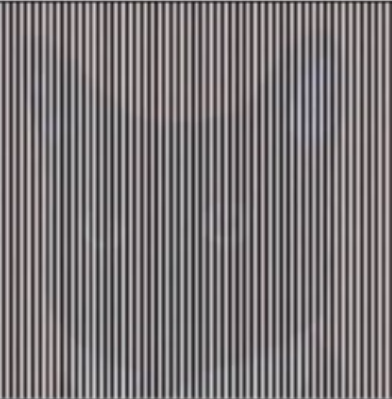
#> input picture Texture-Segmentation/data/cat.png, 392 x 399 px
$ jupyter execute --allow-errors notebook.ipynb   (older library calls are emulated)
#> lines starting #> are read from the running program, lines starting #| are printed output that depends on the picture
<h1 align=center style="line-height:200%;font-family:vazir;color:#0099cc">
<font face="vazir" color="#0099cc">
پنهان در بافت
</font>
</h1>

<h2 align=right style="line-height:200%;font-family:vazir;color:#0099cc">
<font face="vazir" color="#0099cc">
    توضیحات
</font>
</h2>

<p dir=rtl style="direction: rtl;text-align: right;line-height:200%;font-family:vazir;font-size:medium">
<font face="vazir" size=3>
در این تمرین قصد داریم تا با استفاده از فیلترگابور که در تمرینات قبلی با آن آشنا شدیم، اشیائی را در تصویر شناسایی کنیم. در ادامه با جزئیات این تمرین آشنا خواهیم شد.
</font>
</p>

[cell 1]
import cv2
import numpy as np
from matplotlib import pyplot as plt

<h2 align=right style="line-height:200%;font-family:vazir;color:#0099cc">
<font face="vazir" color="#0099cc">
مرحله اول: یافتن گربه
</font>
</h2>

<p dir=rtl style="direction: rtl;text-align: right;line-height:200%;font-family:vazir;font-size:medium">
<font face="vazir" size=3>
در این مرحله از تمرین باید یک گربه را که در تصویر پنهان شده است، نمایان کنید. در ادامه با بخش های مختلف این مرحله آشنا خواهید شد.
</font>
</p>

<h3 align=right style="line-height:200%;font-family:vazir;color:#0099cc">
<font face="vazir" color="#0099cc">
بخش اول: وارد کردن تصویر
</font>
</h3>

<p dir=rtl style="direction: rtl;text-align: right;line-height:200%;font-family:vazir;font-size:medium">
<font face="vazir" size=3>
در ابتدا تصویر را زیر را وارد کنید. دقت کنید که تصویر را در حوزه خاکستری باید بخوانید.
<br>
data/cat.png
<br>
دقت کنید که در این تصویر یک گربه پنهان شده است. در این مرحله هنوز قادر به مشاهده ای شی در تصویر نیستیم. در ادامه با انجام عملیات خاصی این شی شناسایی خواهد شد.
</font>
</p>

[cell 2]
img_cat = cv2.imread('data/cat.png', cv2.IMREAD_GRAYSCALE)
#> img_cat: shape (399, 392); min 32, max 208, mean 118.4

<h3 align=right style="line-height:200%;font-family:vazir;color:#0099cc">
<font face="vazir" color="#0099cc">
بخش دوم: اعمال فیلتر گابور
</font>
</h3>

<p dir=rtl style="direction: rtl;text-align: right;line-height:200%;font-family:vazir;font-size:medium">
<font face="vazir" size=3>
حال باید یک فیلتر گابور را بر تصویر خود اعمال کنید. توجه کنید که فیلتر گابور دارای پارامترهای زیادی است. بخشی از پارامترها به واسطه ما تعیین شده اند. بخش دیگر برعهده شما است که مقدار آن را تعیین کنید و ببنید که با کدام ترکیب پارامترها گربه پنهان شده بهتر ظاهر می شود.
</font>
</p>

$$\text{kernel size} = [10 \times 10, 15 \times 15]$$
$$\sigma = [6, 7, 8]$$
$$\theta = 0$$
$$\lambda = 5$$
$$\gamma = 0.2 \times 0.9$$

[cell 3]
kernel_sizes_cat = [10, 15]
sigmas_cat = [6, 7, 8]
theta_cat = 0
lambda_cat = 5
gamma_cat = 0.18
check_res = []
filtered_images = []
best_var_cat = -1
best_img_cat = None

def apply_gabor(img, kernel_size, sigma, theta, lambd, gamma):
    kernel = cv2.getGaborKernel((kernel_size,kernel_size), sigma, theta, lambd, gamma, 0, ktype=cv2.CV_32F)
    filtered_img = cv2.filter2D(img, cv2.CV_32F, kernel)
    filtered_img = cv2.normalize(filtered_img, None, 0, 255, cv2.NORM_MINMAX)
    return filtered_img.astype(np.uint8)

plt.figure(figsize=(12, 8))
i = 1
for ksize in kernel_sizes_cat:
    for sigma in sigmas_cat:
        filtered = apply_gabor(img_cat, ksize, sigma, theta_cat, lambda_cat, gamma_cat)
        variance = np.var(filtered)
        if variance > best_var_cat:
            best_var_cat = variance
            best_img_cat = filtered
            best_params_cat = (ksize, sigma)
        plt.subplot(len(kernel_sizes_cat), len(sigmas_cat), i)
        plt.title(f'k={ksize}, sigma={sigma}\nvar={variance:.2f}')
        plt.imshow(filtered, cmap='gray')
        plt.axis('off')
        i +=1
#> this loop made 2 passes
#> pass 1, in apply_gabor, `filtered_img = cv2.filter2D(img, cv2.CV_32F, kernel)`:
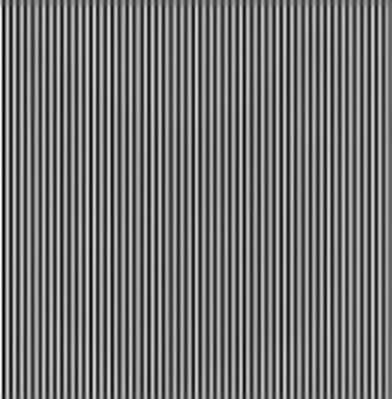
#> filtered_img: shape (399, 392) float32; min -1069.7, max 2908.8, mean 727.2; drawn with min black and max white
#> after the loop:
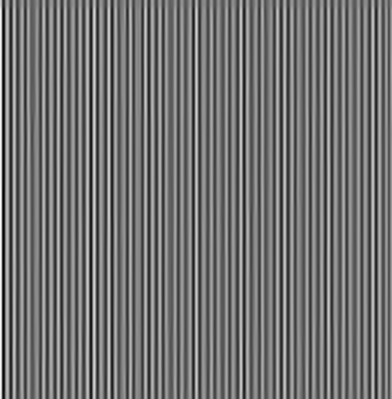
#> filtered: shape (399, 392); min 0, max 254, mean 114
#> after the loop, best_params_cat = (10, 6); best_var_cat = 3395.4; i = 7
plt.suptitle('Filter responses for cat.png')
plt.show()
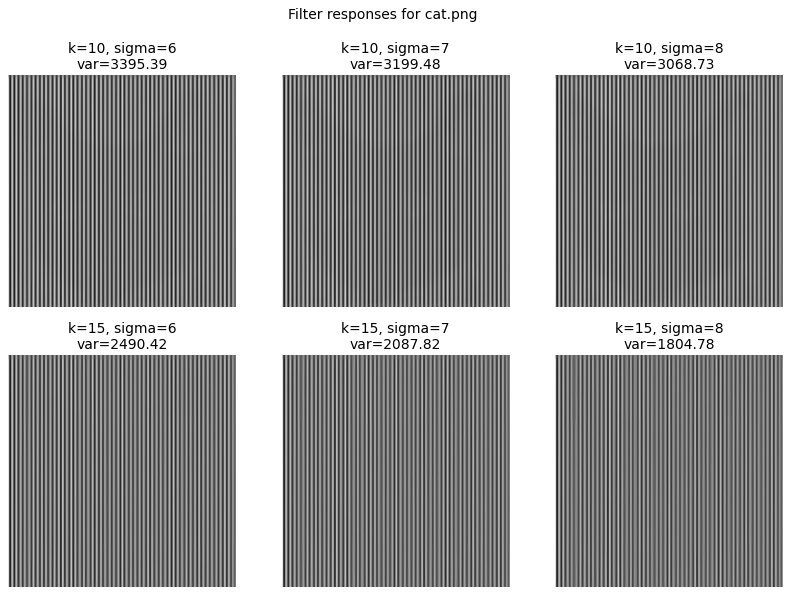
#> figure drawn by matplotlib, 6 panels
print(check_res)

<h3 align=right style="line-height:200%;font-family:vazir;color:#0099cc">
<font face="vazir" color="#0099cc">
بخش سوم: ذخیره‌سازی
</font>
</h3>

<p dir=rtl style="direction: rtl;text-align: right;line-height:200%;font-family:vazir;font-size:medium">
<font face="vazir" size=3>
پس از اینکه گربه موجود در تصویر شناسایی شد، حال نوبت به آن است که تصویر خود را ذخیره کنید. دقت کنید که حتما تصویر را به حوزه رنگی RGB منتقل کنید و با نام زیر این تصویر را در کنار نوت‌بوک ذخیره کنید.
<br>
visible_cat.png
</font>
</p>

[cell 4]
RGB_img = cv2.cvtColor(best_img_cat, cv2.COLOR_GRAY2RGB)
cv2.imwrite('visible_cat.png', RGB_img)
#> Out = True

<h2 align=right style="line-height:200%;font-family:vazir;color:#0099cc">
<font face="vazir" color="#0099cc">
مرحله دوم: رفع نویز
</font>
</h2>

<p dir=rtl style="direction: rtl;text-align: right;line-height:200%;font-family:vazir;font-size:medium">
<font face="vazir" size=3>
در این مرحله با تصویری مواجه هستیم که دارای نویزهای زیادی می باشد اما در بین این نویزها تصویر یک فرد مشاهده می‌شود. قصد داریم تا با استفاده از فیلتر گابور بافت جسم این فرد را استخراج کنیم و نویزهای اضافی را تا حد امکان کاهش دهیم. در ادامه با عملیات‌های این مرحله آشنا خواهیم شد.
</font>
</p>

<h3 align=right style="line-height:200%;font-family:vazir;color:#0099cc">
<font face="vazir" color="#0099cc">
بخش اول: وارد کردن تصویر
</font>
</h3>

<p dir=rtl style="direction: rtl;text-align: right;line-height:200%;font-family:vazir;font-size:medium">
<font face="vazir" size=3>
در ابتدا تصویر را زیر را وارد کنید. دقت کنید که تصویر را در حوزه خاکستری باید بخوانید.
<br>
data/hidden.png
</font>
</p>

[cell 5]
img_hidden = cv2.imread('data/hidden.png', cv2.IMREAD_GRAYSCALE)
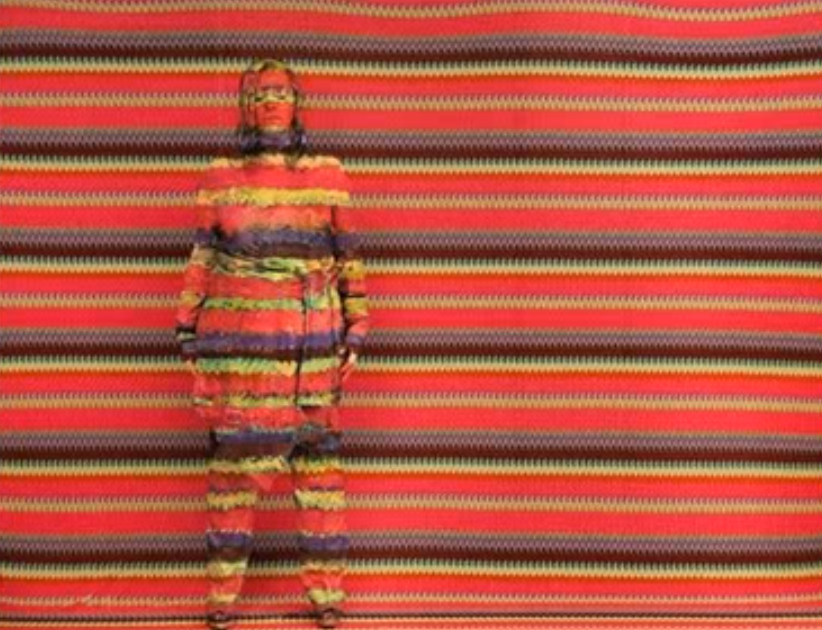
#> input picture Texture-Segmentation/data/hidden.png, 822 x 630 px
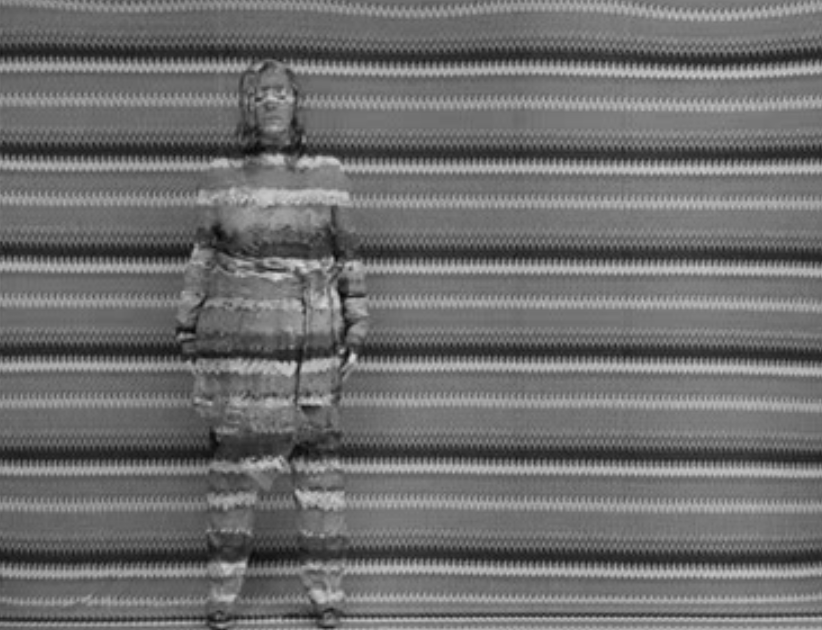
#> img_hidden: shape (630, 822); min 7, max 218, mean 109.9

<h3 align=right style="line-height:200%;font-family:vazir;color:#0099cc">
<font face="vazir" color="#0099cc">
بخش دوم: اعمال فیلتر گابور
</font>
</h3>

<p dir=rtl style="direction: rtl;text-align: right;line-height:200%;font-family:vazir;font-size:medium">
<font face="vazir" size=3>
حال باید یک فیلتر گابور را بر تصویر خود اعمال کنید. توجه کنید که فیلتر گابور دارای پارامترهای زیادی است. بخشی از پارامترها به واسطه ما تعیین شده اند. بخش دیگر برعهده شما است که مقدار آن را تعیین کنید و ببنید که با کدام ترکیب پارامترها بافت بدن انسان در تصویر باقی می ماند و نویزهای تصویر خیلی کم می شود.
</font>
</p>

$$\text{kernel size} = [15 \times 15, 30 \times 30]$$
$$\sigma = [6, 7, 8]$$
$$\theta = \pi/2$$
$$\lambda = 5$$
$$\gamma = 10$$

[cell 6]
hidden_kernel_sizes = [15, 21]
hidden_sigmas = [3, 4, 5]
theta_h = np.pi / 2
lambd_h = 10
gamma_h = 0.5
best_var_hidden = -1
best_img_hidden = None
plt.figure(figsize=(12, 8))
i = 1
results=[]
for ksize in hidden_kernel_sizes:
    for sigma in hidden_sigmas:
        filtered_h = apply_gabor(img_hidden, ksize, sigma, theta_h, lambd_h, gamma_h)
        var = np.var(filtered_h)
        if var > best_var_hidden:
            best_var_hidden = var
            best_img_hidden = filtered_h

        plt.subplot(3, 2, i)
        plt.title(f'Hidden ksize={ksize}, sigma={sigma}, var={var:.2f}')
        plt.imshow(filtered_h, cmap='gray')
        plt.axis('off')
        i += 1
#> this loop made 2 passes
#> pass 1, in apply_gabor (call 7), `filtered_img = cv2.filter2D(img, cv2.CV_32F, kernel)`:
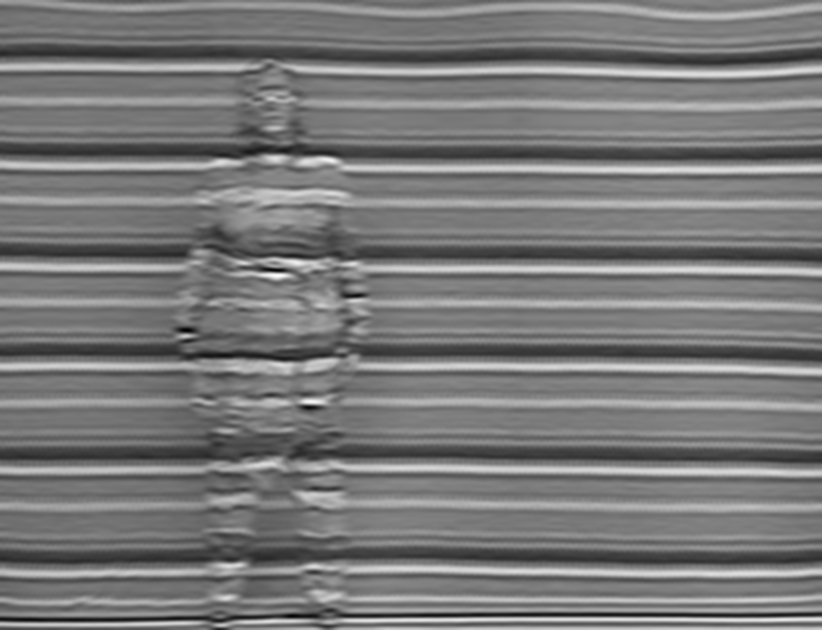
#> filtered_img: shape (630, 822) float32; min -858.3, max 4310.4, mean 1600.4; drawn with min black and max white
#> pass 1, in apply_gabor (call 8), `filtered_img = cv2.filter2D(img, cv2.CV_32F, kernel)`:
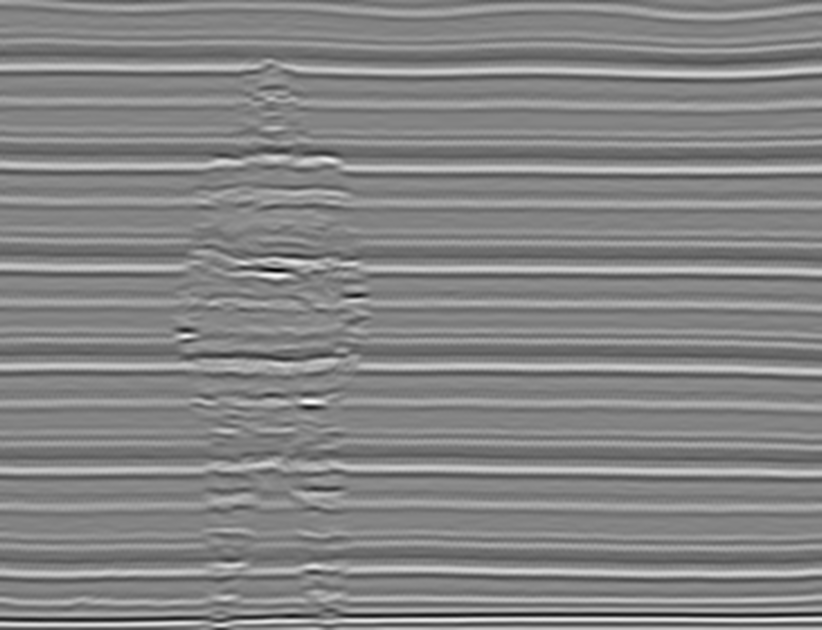
#> filtered_img: shape (630, 822) float32; min -3266.7, max 3274.4, mean 131; drawn with min black and max white
#> after the loop, best_var_hidden = 1207.3; i = 7
plt.show()
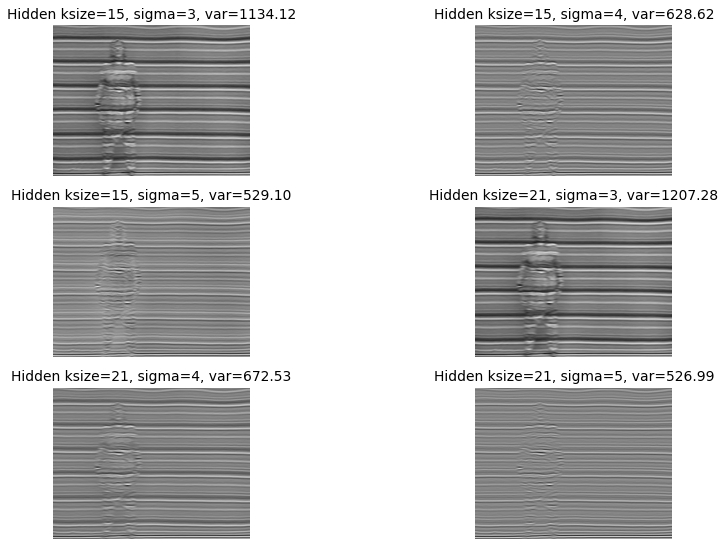
#> figure drawn by matplotlib, 6 panels

<h3 align=right style="line-height:200%;font-family:vazir;color:#0099cc">
<font face="vazir" color="#0099cc">
بخش سوم: ذخیره‌سازی
</font>
</h3>

<p dir=rtl style="direction: rtl;text-align: right;line-height:200%;font-family:vazir;font-size:medium">
<font face="vazir" size=3>
پس از اینکه جسم موجود در تصویر شناسایی شد، حال نوبت به آن است که تصویر خود را ذخیره کنید. دقت کنید که حتما تصویر را به حوزه رنگی RGB منتقل کنید و با نام زیر این تصویر را در کنار نوت‌بوک ذخیره کنید.
<br>
denoise_intruder.png
</font>
</p>

[cell 7]
final_hidden_RGB = cv2.cvtColor(best_img_hidden, cv2.COLOR_GRAY2RGB)
cv2.imwrite('denoise_intruder.png', final_hidden_RGB)
#> Out = True

<h3 align=right style="line-height:200%;font-family:vazir;color:#0099cc">
<font face="vazir" color="#0099cc">
 سلول جواب‌ساز
</font>
</h3>

<p dir=rtl style="direction: rtl;text-align: right;line-height:200%;font-family:vazir;font-size:medium">
<font face="vazir" size=3>
بدون هیچگونه تغییری، این سلول را اجرا کنید تا فایل پاسخ شما آماده شود.
</font>
</p>

[cell 8]
import zipfile

def compress(file_names):
    print("File Paths:")
    print(file_names)
    # Select the compression mode ZIP_DEFLATED for compression
    # or zipfile.ZIP_STORED to just store the file
    compression = zipfile.ZIP_DEFLATED
    # create the zip file first parameter path/name, second mode
    with zipfile.ZipFile("result.zip", mode="w") as zf:
        for file_name in file_names:
            # Add file to the zip file
            # first parameter file to zip, second filename in zip
            zf.write('./' + file_name, file_name, compress_type=compression)


file_names = ["notebook.ipynb", "visible_cat.png", "denoise_intruder.png"]
#> (the rest of this cell did not finish here and is left out)
